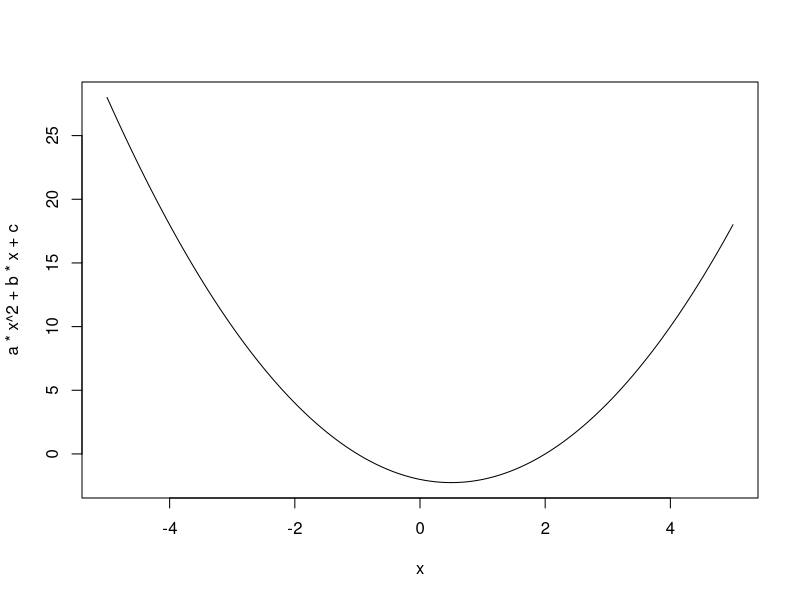

This chart was generated by the following R code:
## ---- chunk 1
#| echo: FALSE
a <-1
b <- -1
c <- -2


d <- b^2 - 4*a*c
sol1 <- (-b + sqrt(d))/2*a
sol2 <- (-b - sqrt(d))/2*a

print(sol1)
print (sol2)

x <- seq(-5, 5, length = 300)
plot(x, a*x^2 + b*x + c, type = "l")
